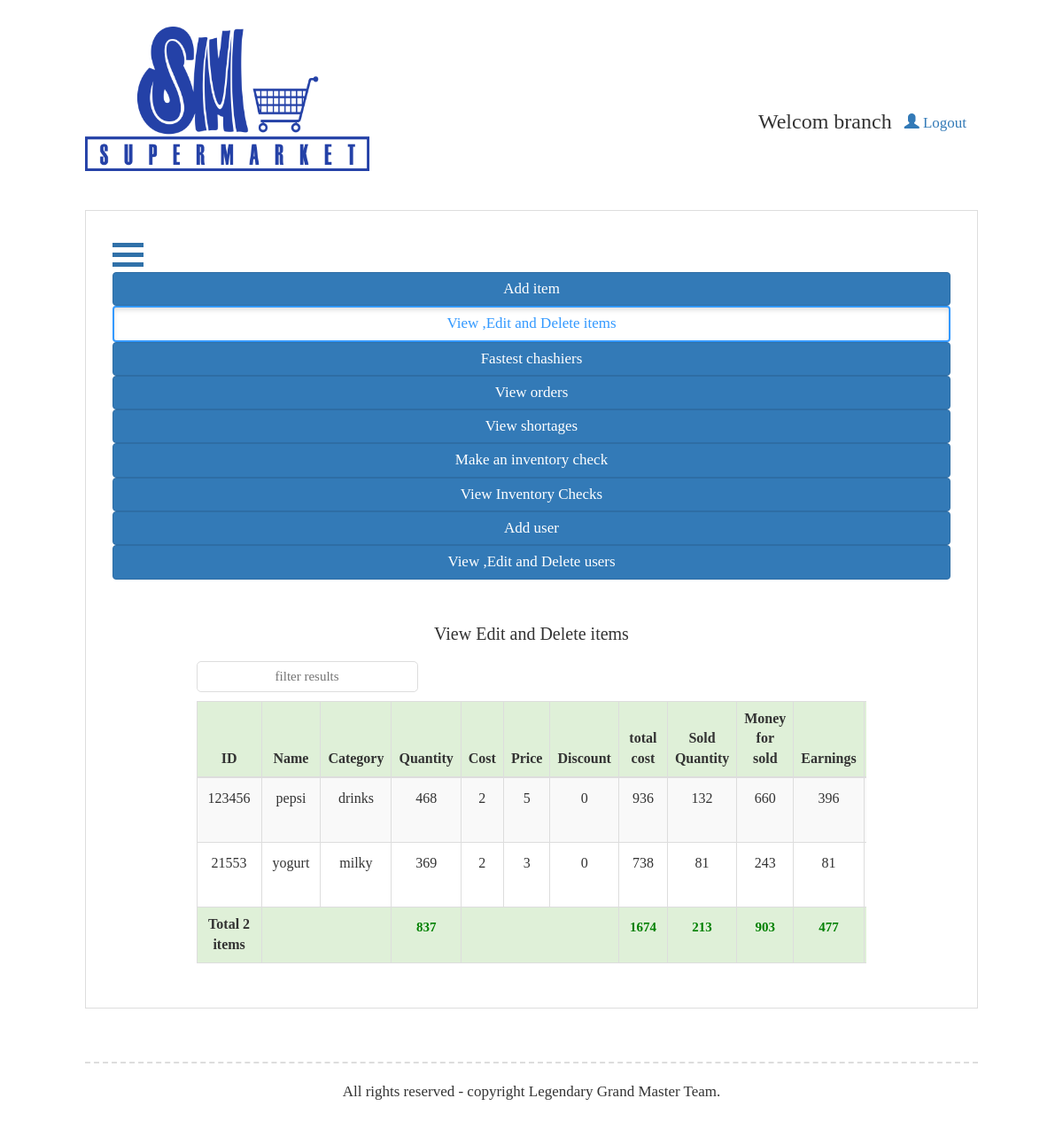
The page /SuperMarket/index.php?page=controllers/viewItems_c (signed in) on the database its author committed.
### tables this page shows
CREATE TABLE `product` (
  `id` int(11) NOT NULL,
  `p_name` varchar(100) NOT NULL,
  `category` varchar(100) DEFAULT NULL,
  `cost` double NOT NULL,
  `price` double NOT NULL,
  `quantity` int(11) NOT NULL,
  `discount` double NOT NULL DEFAULT '0',
  `image` varchar(300) DEFAULT 'resources/items/default.png',
  `total_cost` double NOT NULL DEFAULT '0',
  `sold_quantity` int(11) NOT NULL DEFAULT '0',
  `total_money` double NOT NULL DEFAULT '0',
  `profits` double NOT NULL DEFAULT '0',
  PRIMARY KEY (`id`)
);

### SuperMarket/includes/dataBaseVars.php (called while the page is built)
<?php
$host="localhost";
$user="root";
$password="134679852";
$dataBase="supermarket";
$port="3306";

### SuperMarket/models/DataBase.php (called while the page is built, shortened)
<?php
class DataBase {
    private $host;
    private $userName;
    private $password;
    private $dataBase;
    private $port;
    public function DataBase($dataBaseVars)
    {
        if(is_file($dataBaseVars)&& file_exists($dataBaseVars))
        {
              $this->host=$host;
              $this->userName=$user;
              $this->password=$password;
              $this->dataBase=$dataBase;
              $this->port=$port;
        }
        else {
            throw new Exception("the file ".$dataBaseVars."is not found");
        }
    }
    public function connect()
    {
        $this->connection=new mysqli($this->host,  $this->userName,  $this->password,  $this->dataBase,  $this->port);
        return $this->connection;
    }
}

### SuperMarket/models/Display.php (called while the page is built, shortened)
<?php
class Display extends DataBase {
    private $table;
    private $connection;
    public function Display($table, $vars = null) {
        $this->table = $table;
        $this->connection = $this->connect();
    }
    public function getALLData($orderBy = null) {
        if ($orderBy != null) {
            $orderBy = "order by " . $orderBy;
        }
        $query = "select *from $this->table $orderBy";
        $result = $this->connection->query($query);
        $num = $result->num_rows;
        if ($num > 0) {
            for ($i = 0; $i < $num; $i++) {
                $data[$i] = $result->fetch_assoc();
            }
            return $data;
        } else
            return FALSE;
    }
}

### SuperMarket/views/ViewItemsView.php (the view, shortened to what this page needs)
<h2 class="sectionTitle">View Edit and Delete items</h2>
<div class="formSection" style="margin:0 0!important;clear:both"><input oninput="    filter(event,5,[3,7,8,9,10],[0,2,4,5,6],itemsTable,itemsFooter)" style="height:35px" type="text" placeholder="filter results" onfocus="this.placeholder = ''" onblur="this.placeholder = 'filter results'" ></div>
<div class="tableParent">
    <table id="itemsTable" class=" table table-striped table-hover table-bordered">
        <thead>
            <tr class="success">
                <th scope="col">ID</th>
                <th scope="col">Name</th>
                <th scope="col">Category</th>
                <th scope="col">Quantity</th>
                <th scope="col">Cost</th>
                <th scope="col">Price</th>
                 <th scope="col">Discount</th>
                <th scope="col">total cost</th>
                <th scope="col">Sold Quantity</th>
                <th scope="col">Money for sold</th>
                <th scope="col">Earnings</th>
                <th scope="col">Image</th>
            </tr>
        </thead>
        <tfoot>
            <tr class="success">
                <?php
                    $total['quantity']=0;
                    $total['sold_quantity']=0;
                    $total['cost']=0;
                    $total['money']=0;
                    $total['profits']=0;
                    for($i = 0; $i < count($itemsData); $i++ )
                    {
                    $total['quantity']+=$itemsData[$i]['quantity'];
                    $total['sold_quantity']+=$itemsData[$i]['sold_quantity'];
                    $total['cost']+=$itemsData[$i]['total_cost'];
                    $total['money']+=$itemsData[$i]['total_money'];
                    $total['profits']+=$itemsData[$i]['profits'];
                    }
                   ?>
                <th scope="row">Total <?php echo count($itemsData);?> items</th>
                <td colspan="2"></td>
                <td ><?php echo $total['quantity']?></td>
                <td colspan="3"></td>
                <td><?php echo $total['cost']?></td>
                <td><?php echo $total['sold_quantity']?></td>
                <td><?php echo $total['money']?></td>
                <td><?php echo $total['profits']?></td>
                <td colspan="3"></td>
            </tr>
        </tfoot>
        <tbody>
               <?php
                    for($i = 0; $i < count($itemsData); $i++ )
                    {
                        echo "<tr>";
                        echo "
                    <td>{$itemsData[$i]['id']}</td>
                    <td>{$itemsData[$i]['p_name']}</td>
                    <td>{$itemsData[$i]['category']}</td>
                    <td>{$itemsData[$i]['quantity']}</td>
                    <td>{$itemsData[$i]['cost']}</td>
                    <td>{$itemsData[$i]['price']}</td>
                    <td>{$itemsData[$i]['discount']}</td>
                    <td>{$itemsData[$i]['total_cost']}</td>
                    <td>{$itemsData[$i]['sold_quantity']}</td>
                    <td>{$itemsData[$i]['total_money']}</td>
                    <td>{$itemsData[$i]['profits']}</td>
                    <td><img id='itemImageT' src='{$itemsData[$i]['image']}'  alt='{$itemsData[$i]['id']}'/></td>
                    <td>
                        <a title ='delete this item' class='action' id='deleteAction' style='cursor:pointer' data-id='{$itemsData[$i]["id"]}' onclick='displayConfirmModal(event,\"viewItems_c\")'><img src='{$site}delete.png'/></a>
                        <a title='edit this item' class='action' id='editAction' href='?page=controllers/viewItems_c&action=edit&id={$itemsData[$i]["id"]}'><img src='{$site}edit.png'></a>
                    </td>";
                    echo "</tr>";
                    }
                    ?>
        </tbody>
    </table>
</div>

### SuperMarket/styles/styles.css (style rules this page uses)
.sectionTitle { font-family: cursive; font-size:20px; text-align: center; margin: 0; margin-bottom: 20px; }
.formSection { float:left; margin:50px 25%; }
.formSection input ,.formSection a { float: right; width: 250px; height: 40px; padding: 5px; border-radius: 5px; border: 1px solid #ddd; margin: 0; margin-bottom: 10px; font-family: cursive; font-size: 15px; text-align: center; clear:right; }
.tableParent { max-height: 1000px; overflow: auto; float:left; width: 100%; overflow: auto; }
#itemsTable { float:left; font-family: cursive; }
#itemsTable { text-align: center; vertical-align: middle; }
#itemsTable td { padding:12px; padding-bottom: 0; overflow: hidden; font-size: 16px; }
#itemsTable tr.success { font-family: cursive; font-size: 15px; text-align: center; }
#itemsTable tr.success th { font-weight: bold; text-align: center; font-size: 16px; }
#itemsTable tfoot { font-weight: bold; }
#itemsTable tfoot td { color:green; font-size: 15px; }
@media screen and (max-width: 1500px) { .tableParent { float:left; overflow: auto; } }
@media screen and (max-width: 1500px) { #content table { width: 100%; } }
@media screen and (max-width: 1500px) { .formSection input { float: left; } }

### rows shown on the page
product: id "123456", p_name "pepsi", category "drinks", quantity "468", cost "2", price "5", discount "0", total_cost "936", sold_quantity "132", total_money "660", profits "396"
product: id "21553", p_name "yogurt", category "milky", quantity "369", cost "2", price "3", discount "0", total_cost "738", sold_quantity "81", total_money "243", profits "81"

### other values the page prints
$_SESSION["userName_sm"] "branch"
count($itemsData) "2"
$total['quantity'] "837"
$total['cost'] "1674"
$total['sold_quantity'] "213"
$total['money'] "903"
$total['profits'] "477"
